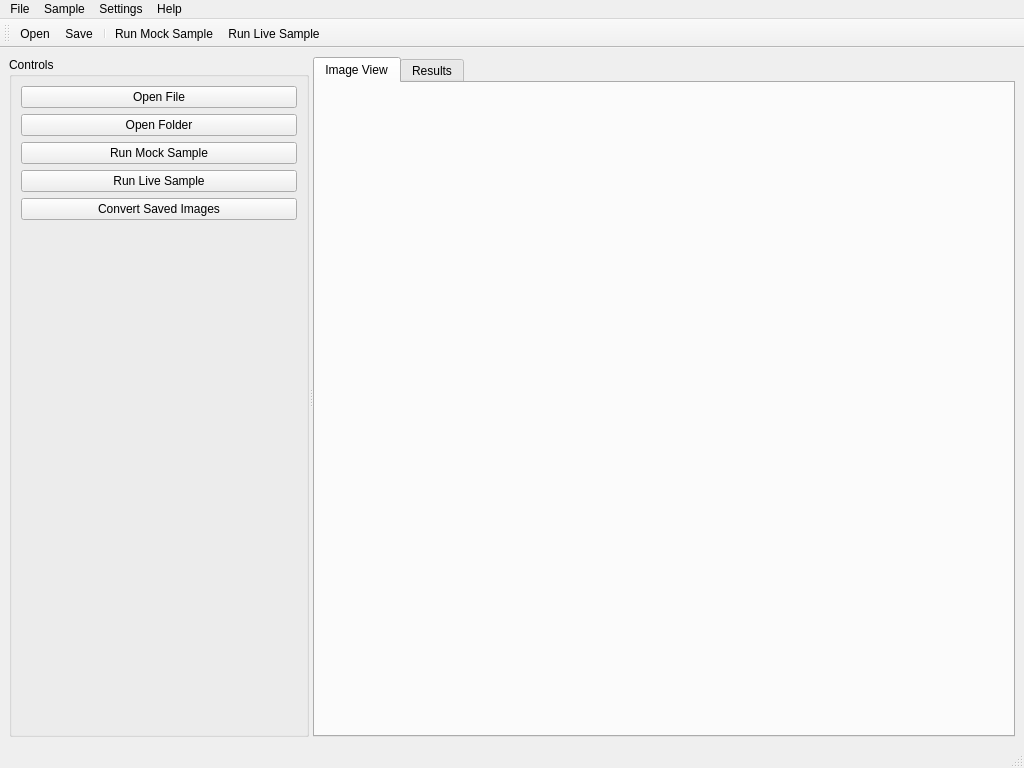
<?xml version="1.0" encoding="UTF-8"?>
<ui version="4.0">
 <class>MainWindow</class>
 <widget class="QMainWindow" name="MainWindow">
  <property name="geometry">
   <rect>
    <x>0</x>
    <y>0</y>
    <width>1024</width>
    <height>768</height>
   </rect>
  </property>
  <property name="windowTitle">
   <string>MIB Studio</string>
  </property>
  <widget class="QWidget" name="centralwidget">
   <layout class="QVBoxLayout" name="verticalLayout">
    <item>
     <widget class="QSplitter" name="mainSplitter">
      <property name="orientation">
       <enum>Qt::Horizontal</enum>
      </property>
      <widget class="QWidget" name="controlsWidget" native="true">
       <property name="minimumSize">
        <size>
         <width>200</width>
         <height>0</height>
        </size>
       </property>
       <property name="maximumSize">
        <size>
         <width>300</width>
         <height>16777215</height>
        </size>
       </property>
       <layout class="QVBoxLayout" name="verticalLayout_2">
        <item>
         <widget class="QGroupBox" name="controlsGroupBox">
          <property name="title">
           <string>Controls</string>
          </property>
          <layout class="QVBoxLayout" name="verticalLayout_3">
           <item>
            <widget class="QPushButton" name="openFileButton">
             <property name="text">
              <string>Open File</string>
             </property>
            </widget>
           </item>
           <item>
            <widget class="QPushButton" name="openFolderButton">
             <property name="text">
              <string>Open Folder</string>
             </property>
            </widget>
           </item>
           <item>
            <widget class="QPushButton" name="runMockSampleButton">
             <property name="text">
              <string>Run Mock Sample</string>
             </property>
            </widget>
           </item>
           <item>
            <widget class="QPushButton" name="runLiveSampleButton">
             <property name="text">
              <string>Run Live Sample</string>
             </property>
            </widget>
           </item>
           <item>
            <widget class="QPushButton" name="convertSavedImagesButton">
             <property name="text">
              <string>Convert Saved Images</string>
             </property>
            </widget>
           </item>
           <item>
            <spacer name="verticalSpacer">
             <property name="orientation">
              <enum>Qt::Vertical</enum>
             </property>
             <property name="sizeHint" stdset="0">
              <size>
               <width>20</width>
               <height>40</height>
              </size>
             </property>
            </spacer>
           </item>
          </layout>
         </widget>
        </item>
       </layout>
      </widget>
      <widget class="QTabWidget" name="contentTabWidget">
       <property name="currentIndex">
        <number>0</number>
       </property>
       <widget class="QWidget" name="imageTab">
        <attribute name="title">
         <string>Image View</string>
        </attribute>
        <layout class="QVBoxLayout" name="verticalLayout_4">
         <item>
          <widget class="QWidget" name="imageViewContainer" native="true">
           <layout class="QVBoxLayout" name="imageViewLayout"/>
          </widget>
         </item>
        </layout>
       </widget>
       <widget class="QWidget" name="resultsTab">
        <attribute name="title">
         <string>Results</string>
        </attribute>
        <layout class="QVBoxLayout" name="verticalLayout_5">
         <item>
          <widget class="QWidget" name="chartsContainer" native="true">
           <layout class="QVBoxLayout" name="chartsLayout"/>
          </widget>
         </item>
        </layout>
       </widget>
      </widget>
     </widget>
    </item>
   </layout>
  </widget>
  <widget class="QMenuBar" name="menubar">
   <property name="geometry">
    <rect>
     <x>0</x>
     <y>0</y>
     <width>1024</width>
     <height>22</height>
    </rect>
   </property>
   <widget class="QMenu" name="menuFile">
    <property name="title">
     <string>File</string>
    </property>
    <addaction name="actionOpen"/>
    <addaction name="actionSave"/>
    <addaction name="separator"/>
    <addaction name="actionExit"/>
   </widget>
   <widget class="QMenu" name="menuSample">
    <property name="title">
     <string>Sample</string>
    </property>
    <addaction name="actionRunMockSample"/>
    <addaction name="actionRunLiveSample"/>
    <addaction name="separator"/>
    <addaction name="actionConvertSavedImages"/>
   </widget>
   <widget class="QMenu" name="menuSettings">
    <property name="title">
     <string>Settings</string>
    </property>
    <addaction name="actionPreferences"/>
   </widget>
   <widget class="QMenu" name="menuHelp">
    <property name="title">
     <string>Help</string>
    </property>
    <addaction name="actionAbout"/>
   </widget>
   <addaction name="menuFile"/>
   <addaction name="menuSample"/>
   <addaction name="menuSettings"/>
   <addaction name="menuHelp"/>
  </widget>
  <widget class="QStatusBar" name="statusbar"/>
  <widget class="QToolBar" name="toolBar">
   <property name="windowTitle">
    <string>toolBar</string>
   </property>
   <attribute name="toolBarArea">
    <enum>TopToolBarArea</enum>
   </attribute>
   <attribute name="toolBarBreak">
    <bool>false</bool>
   </attribute>
   <addaction name="actionOpen"/>
   <addaction name="actionSave"/>
   <addaction name="separator"/>
   <addaction name="actionRunMockSample"/>
   <addaction name="actionRunLiveSample"/>
  </widget>
  <action name="actionOpen">
   <property name="text">
    <string>Open</string>
   </property>
   <property name="shortcut">
    <string>Ctrl+O</string>
   </property>
  </action>
  <action name="actionSave">
   <property name="text">
    <string>Save</string>
   </property>
   <property name="shortcut">
    <string>Ctrl+S</string>
   </property>
  </action>
  <action name="actionExit">
   <property name="text">
    <string>Exit</string>
   </property>
   <property name="shortcut">
    <string>Alt+F4</string>
   </property>
  </action>
  <action name="actionRunMockSample">
   <property name="text">
    <string>Run Mock Sample</string>
   </property>
  </action>
  <action name="actionRunLiveSample">
   <property name="text">
    <string>Run Live Sample</string>
   </property>
  </action>
  <action name="actionConvertSavedImages">
   <property name="text">
    <string>Convert Saved Images</string>
   </property>
  </action>
  <action name="actionPreferences">
   <property name="text">
    <string>Preferences</string>
   </property>
  </action>
  <action name="actionAbout">
   <property name="text">
    <string>About</string>
   </property>
  </action>
 </widget>
 <resources/>
 <connections/>
</ui> 
